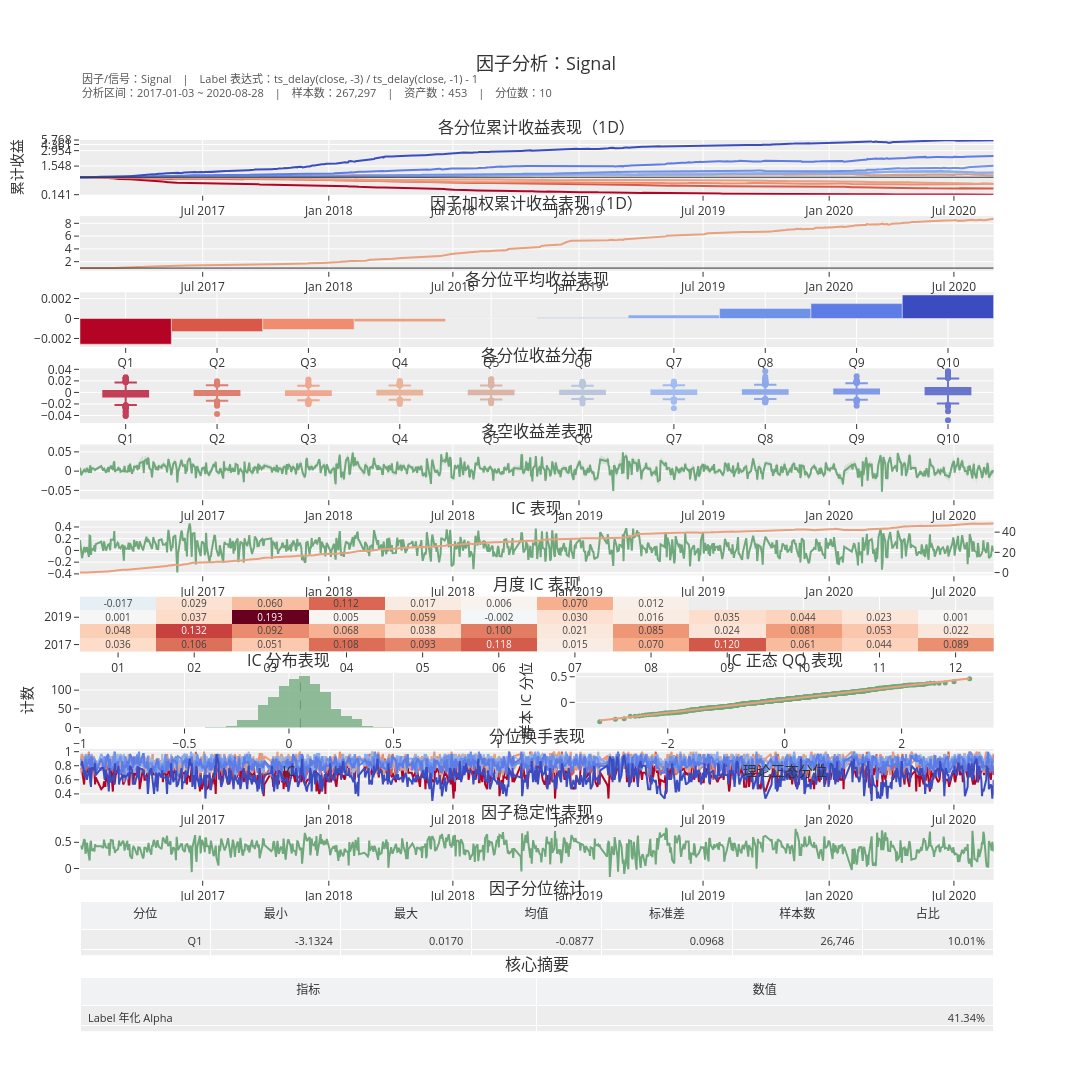

Here is the notebook cell this chart was saved with:
### Code cell
# 检查信号绩效
dataset.show_signal_performance(signal)

### Figure 1 — Plotly figure (JSON) as saved in the notebook; plotly's stock layout.template omitted (floating-point values rounded to 4 significant figures; data arrays with more than 128 entries replaced by an {"elided": "..."} marker saying what was removed)
{"data": [{"customdata": {"elided": "891 float values"}, "hovertemplate": "日期=%{x}<br>分位=1<br>累计收益=%{customdata:.4f}<extra></extra>", "line": {"color": "#b40426", "width": 2}, "mode": "lines", "name": "1", "showlegend": false, "type": "scatter", "x": {"elided": "891 str values"}, "xaxis": "x", "y": {"elided": "891 float values"}, "yaxis": "y"}, {"customdata": {"elided": "891 float values"}, "hovertemplate": "日期=%{x}<br>分位=2<br>累计收益=%{customdata:.4f}<extra></extra>", "line": {"color": "#d95847", "width": 2}, "mode": "lines", "name": "2", "showlegend": false, "type": "scatter", "x": {"elided": "891 str values"}, "xaxis": "x", "y": {"elided": "891 float values"}, "yaxis": "y"}, {"customdata": {"elided": "891 float values"}, "hovertemplate": "日期=%{x}<br>分位=3<br>累计收益=%{customdata:.4f}<extra></extra>", "line": {"color": "#f18d6f", "width": 2}, "mode": "lines", "name": "3", "showlegend": false, "type": "scatter", "x": {"elided": "891 str values"}, "xaxis": "x", "y": {"elided": "891 float values"}, "yaxis": "y"}, {"customdata": {"elided": "891 float values"}, "hovertemplate": "日期=%{x}<br>分位=4<br>累计收益=%{customdata:.4f}<extra></extra>", "line": {"color": "#e8a07e", "width": 2}, "mode": "lines", "name": "4", "showlegend": false, "type": "scatter", "x": {"elided": "891 str values"}, "xaxis": "x", "y": {"elided": "891 float values"}, "yaxis": "y"}, {"customdata": {"elided": "891 float values"}, "hovertemplate": "日期=%{x}<br>分位=5<br>累计收益=%{customdata:.4f}<extra></extra>", "line": {"color": "#d4a08c", "width": 2}, "mode": "lines", "name": "5", "showlegend": false, "type": "scatter", "x": {"elided": "891 str values"}, "xaxis": "x", "y": {"elided": "891 float values"}, "yaxis": "y"}, {"customdata": {"elided": "891 float values"}, "hovertemplate": "日期=%{x}<br>分位=6<br>累计收益=%{customdata:.4f}<extra></extra>", "line": {"color": "#a8b8d4", "width": 2}, "mode": "lines", "name": "6", "showlegend": false, "type": "scatter", "x": {"elided": "891 str values"}, "xaxis": "x", "y": {"elided": "891 float values"}, "yaxis": "y"}, {"customdata": {"elided": "891 float values"}, "hovertemplate": "日期=%{x}<br>分位=7<br>累计收益=%{customdata:.4f}<extra></extra>", "line": {"color": "#8aabf0", "width": 2}, "mode": "lines", "name": "7", "showlegend": false, "type": "scatter", "x": {"elided": "891 str values"}, "xaxis": "x", "y": {"elided": "891 float values"}, "yaxis": "y"}, {"customdata": {"elided": "891 float values"}, "hovertemplate": "日期=%{x}<br>分位=8<br>累计收益=%{customdata:.4f}<extra></extra>", "line": {"color": "#6d92e8", "width": 2}, "mode": "lines", "name": "8", "showlegend": false, "type": "scatter", "x": {"elided": "891 str values"}, "xaxis": "x", "y": {"elided": "891 float values"}, "yaxis": "y"}, {"customdata": {"elided": "891 float values"}, "hovertemplate": "日期=%{x}<br>分位=9<br>累计收益=%{customdata:.4f}<extra></extra>", "line": {"color": "#5d7ce6", "width": 2}, "mode": "lines", "name": "9", "showlegend": false, "type": "scatter", "x": {"elided": "891 str values"}, "xaxis": "x", "y": {"elided": "891 float values"}, "yaxis": "y"}, {"customdata": {"elided": "891 float values"}, "hovertemplate": "日期=%{x}<br>分位=10<br>累计收益=%{customdata:.4f}<extra></extra>", "line": {"color": "#3b4cc0", "width": 2}, "mode": "lines", "name": "10", "showlegend": false, "type": "scatter", "x": {"elided": "891 str values"}, "xaxis": "x", "y": {"elided": "891 float values"}, "yaxis": "y"}, {"hoverinfo": "skip", "line": {"color": "#333333", "width": 1}, "mode": "lines", "name": "基准=1", "showlegend": false, "type": "scatter", "x": ["2017-01-03T00:00:00", "2020-08-28T00:00:00"], "xaxis": "x", "y": [1.111, 1.111], "yaxis": "y"}, {"hovertemplate": "日期=%{x}<br>累计收益=%{y:.4f}<extra></extra>", "line": {"color": "#E8A07E", "width": 2}, "mode": "lines", "name": "因子加权", "showlegend": false, "type": "scatter", "x": {"elided": "891 str values"}, "xaxis": "x2", "y": {"elided": "891 float values"}, "yaxis": "y2"}, {"hoverinfo": "skip", "hovertemplate": "", "line": {"color": "#333333", "width": 1}, "mode": "lines", "name": "基准=1", "showlegend": false, "type": "scatter", "x": ["2017-01-03T00:00:00.000000000", "2020-08-28T00:00:00.000000000"], "xaxis": "x2", "y": [1.0, 1.0], "yaxis": "y2"}, {"hovertemplate": "分位=%{x}<br>均值=%{y:.4f}<extra></extra>", "marker": {"color": ["#b40426", "#d95847", "#f18d6f", "#e8a07e", "#d4a08c", "#a8b8d4", "#8aabf0", "#6d92e8", "#5d7ce6", "#3b4cc0"]}, "name": "平均 Label 收益", "showlegend": false, "type": "bar", "x": ["Q1", "Q2", "Q3", "Q4", "Q5", "Q6", "Q7", "Q8", "Q9", "Q10"], "xaxis": "x3", "y": [-0.002578, -0.001314, -0.001103, -0.0003186, -5.565e-06, 0.0001112, 0.0003468, 0.001004, 0.001493, 0.002361], "yaxis": "y3"}, {"boxmean": false, "fillcolor": "#b40426", "hovertemplate": "分位=%{fullData.name}<br>Label=%{y:.4f}<extra></extra>", "line": {"color": "#b40426"}, "marker": {"color": "#b40426"}, "name": "Q1", "opacity": 0.75, "showlegend": false, "type": "box", "xaxis": "x4", "y": {"elided": "891 float values"}, "yaxis": "y4"}, {"boxmean": false, "fillcolor": "#d95847", "hovertemplate": "分位=%{fullData.name}<br>Label=%{y:.4f}<extra></extra>", "line": {"color": "#d95847"}, "marker": {"color": "#d95847"}, "name": "Q2", "opacity": 0.75, "showlegend": false, "type": "box", "xaxis": "x4", "y": {"elided": "891 float values"}, "yaxis": "y4"}, {"boxmean": false, "fillcolor": "#f18d6f", "hovertemplate": "分位=%{fullData.name}<br>Label=%{y:.4f}<extra></extra>", "line": {"color": "#f18d6f"}, "marker": {"color": "#f18d6f"}, "name": "Q3", "opacity": 0.75, "showlegend": false, "type": "box", "xaxis": "x4", "y": {"elided": "891 float values"}, "yaxis": "y4"}, {"boxmean": false, "fillcolor": "#e8a07e", "hovertemplate": "分位=%{fullData.name}<br>Label=%{y:.4f}<extra></extra>", "line": {"color": "#e8a07e"}, "marker": {"color": "#e8a07e"}, "name": "Q4", "opacity": 0.75, "showlegend": false, "type": "box", "xaxis": "x4", "y": {"elided": "891 float values"}, "yaxis": "y4"}, {"boxmean": false, "fillcolor": "#d4a08c", "hovertemplate": "分位=%{fullData.name}<br>Label=%{y:.4f}<extra></extra>", "line": {"color": "#d4a08c"}, "marker": {"color": "#d4a08c"}, "name": "Q5", "opacity": 0.75, "showlegend": false, "type": "box", "xaxis": "x4", "y": {"elided": "891 float values"}, "yaxis": "y4"}, {"boxmean": false, "fillcolor": "#a8b8d4", "hovertemplate": "分位=%{fullData.name}<br>Label=%{y:.4f}<extra></extra>", "line": {"color": "#a8b8d4"}, "marker": {"color": "#a8b8d4"}, "name": "Q6", "opacity": 0.75, "showlegend": false, "type": "box", "xaxis": "x4", "y": {"elided": "891 float values"}, "yaxis": "y4"}, {"boxmean": false, "fillcolor": "#8aabf0", "hovertemplate": "分位=%{fullData.name}<br>Label=%{y:.4f}<extra></extra>", "line": {"color": "#8aabf0"}, "marker": {"color": "#8aabf0"}, "name": "Q7", "opacity": 0.75, "showlegend": false, "type": "box", "xaxis": "x4", "y": {"elided": "891 float values"}, "yaxis": "y4"}, {"boxmean": false, "fillcolor": "#6d92e8", "hovertemplate": "分位=%{fullData.name}<br>Label=%{y:.4f}<extra></extra>", "line": {"color": "#6d92e8"}, "marker": {"color": "#6d92e8"}, "name": "Q8", "opacity": 0.75, "showlegend": false, "type": "box", "xaxis": "x4", "y": {"elided": "891 float values"}, "yaxis": "y4"}, {"boxmean": false, "fillcolor": "#5d7ce6", "hovertemplate": "分位=%{fullData.name}<br>Label=%{y:.4f}<extra></extra>", "line": {"color": "#5d7ce6"}, "marker": {"color": "#5d7ce6"}, "name": "Q9", "opacity": 0.75, "showlegend": false, "type": "box", "xaxis": "x4", "y": {"elided": "891 float values"}, "yaxis": "y4"}, {"boxmean": false, "fillcolor": "#3b4cc0", "hovertemplate": "分位=%{fullData.name}<br>Label=%{y:.4f}<extra></extra>", "line": {"color": "#3b4cc0"}, "marker": {"color": "#3b4cc0"}, "name": "Q10", "opacity": 0.75, "showlegend": false, "type": "box", "xaxis": "x4", "y": {"elided": "891 float values"}, "yaxis": "y4"}, {"hovertemplate": "日期=%{x}<br>Spread=%{y:.4f}<extra></extra>", "line": {"color": "#6FA87A", "width": 2}, "mode": "lines", "name": "Top−Bottom", "showlegend": false, "type": "scatter", "x": {"elided": "891 str values"}, "xaxis": "x5", "y": {"elided": "891 float values"}, "yaxis": "y5"}, {"fill": "toself", "fillcolor": "rgba(111, 168, 122, 0.18)", "hoverinfo": "skip", "line": {"color": "rgba(0,0,0,0)"}, "name": "Spread 误差带", "showlegend": false, "type": "scatter", "x": {"elided": "1782 str values"}, "xaxis": "x5", "y": {"elided": "1782 float values"}, "yaxis": "y5"}, {"hovertemplate": "日期=%{x}<br>IC=%{y:.4f}<extra></extra>", "line": {"color": "#6FA87A", "width": 2}, "mode": "lines", "name": "日度 IC", "showlegend": false, "type": "scatter", "x": {"elided": "891 str values"}, "xaxis": "x6", "y": {"elided": "891 float values"}, "yaxis": "y6"}, {"hovertemplate": "日期=%{x}<br>累计 IC=%{y:.4f}<extra></extra>", "line": {"color": "#E8A07E", "width": 2}, "mode": "lines", "name": "累计 IC", "showlegend": false, "type": "scatter", "x": {"elided": "891 str values"}, "xaxis": "x6", "y": {"elided": "891 float values"}, "yaxis": "y7"}, {"colorscale": [[0, "rgb(5,48,97)"], [0.1, "rgb(33,102,172)"], [0.2, "rgb(67,147,195)"], [0.3, "rgb(146,197,222)"], [0.4, "rgb(209,229,240)"], [0.5, "rgb(247,247,247)"], [0.6, "rgb(253,219,199)"], [0.7, "rgb(244,165,130)"], [0.8, "rgb(214,96,77)"], [0.9, "rgb(178,24,43)"], [1, "rgb(103,0,31)"]], "hovertemplate": "年=%{y}<br>月=%{x}<br>IC=%{z:.4f}<extra></extra>", "showscale": false, "text": [["0.036", "0.106", "0.051", "0.108", "0.093", "0.118", "0.015", "0.070", "0.120", "0.061", "0.044", "0.089"], ["0.048", "0.132", "0.092", "0.068", "0.038", "0.100", "0.021", "0.085", "0.024", "0.081", "0.053", "0.022"], ["0.001", "0.037", "0.193", "0.005", "0.059", "-0.002", "0.030", "0.016", "0.035", "0.044", "0.023", "0.001"], ["-0.017", "0.029", "0.060", "0.112", "0.017", "0.006", "0.070", "0.012", "", "", "", ""]], "texttemplate": "%{text}", "type": "heatmap", "x": ["01", "02", "03", "04", "05", "06", "07", "08", "09", "10", "11", "12"], "xaxis": "x7", "y": ["2017", "2018", "2019", "2020"], "yaxis": "y8", "z": [[0.03605, 0.1065, 0.05115, 0.1078, 0.09325, 0.1177, 0.01546, 0.07043, 0.1197, 0.06149, 0.04355, 0.0893], [0.048, 0.132, 0.09154, 0.0677, 0.038, 0.09978, 0.02065, 0.08512, 0.02437, 0.08146, 0.05324, 0.02183], [0.001166, 0.03692, 0.1928, 0.004623, 0.05897, -0.002182, 0.02996, 0.01573, 0.03536, 0.04394, 0.02325, 0.001336], [-0.01742, 0.02881, 0.05968, 0.1116, 0.01714, 0.006188, 0.06995, 0.01158, null, null, null, null]], "zmid": 0}, {"hovertemplate": "IC=%{x:.4f}<br>计数=%{y}<extra></extra>", "marker": {"color": "#6FA87A"}, "name": "IC 分布", "nbinsx": 40, "opacity": 0.75, "showlegend": false, "type": "histogram", "x": {"elided": "891 float values"}, "xaxis": "x8", "yaxis": "y9"}, {"hovertemplate": "理论=%{x:.4f}<br>样本=%{y:.4f}<extra></extra>", "marker": {"color": "#6FA87A", "size": 5}, "mode": "markers", "name": "样本分位", "showlegend": false, "type": "scatter", "x": {"elided": "891 float values"}, "xaxis": "x9", "y": {"elided": "891 float values"}, "yaxis": "y10"}, {"hoverinfo": "skip", "line": {"color": "#E8A07E", "width": 2}, "mode": "lines", "name": "正态参考线", "showlegend": false, "type": "scatter", "x": [-3.164, 3.164], "xaxis": "x9", "y": [-0.3553, 0.4646], "yaxis": "y10"}, {"hovertemplate": "日期=%{x}<br>分位=1<br>换手率=%{y:.4f}<extra></extra>", "line": {"color": "#b40426", "width": 2}, "mode": "lines", "name": "Q1", "showlegend": false, "type": "scatter", "x": {"elided": "891 str values"}, "xaxis": "x10", "y": {"elided": "891 float values"}, "yaxis": "y11"}, {"hovertemplate": "日期=%{x}<br>分位=2<br>换手率=%{y:.4f}<extra></extra>", "line": {"color": "#d95847", "width": 2}, "mode": "lines", "name": "Q2", "showlegend": false, "type": "scatter", "x": {"elided": "891 str values"}, "xaxis": "x10", "y": {"elided": "891 float values"}, "yaxis": "y11"}, {"hovertemplate": "日期=%{x}<br>分位=3<br>换手率=%{y:.4f}<extra></extra>", "line": {"color": "#f18d6f", "width": 2}, "mode": "lines", "name": "Q3", "showlegend": false, "type": "scatter", "x": {"elided": "891 str values"}, "xaxis": "x10", "y": {"elided": "891 float values"}, "yaxis": "y11"}, {"hovertemplate": "日期=%{x}<br>分位=4<br>换手率=%{y:.4f}<extra></extra>", "line": {"color": "#e8a07e", "width": 2}, "mode": "lines", "name": "Q4", "showlegend": false, "type": "scatter", "x": {"elided": "891 str values"}, "xaxis": "x10", "y": {"elided": "891 float values"}, "yaxis": "y11"}, {"hovertemplate": "日期=%{x}<br>分位=5<br>换手率=%{y:.4f}<extra></extra>", "line": {"color": "#d4a08c", "width": 2}, "mode": "lines", "name": "Q5", "showlegend": false, "type": "scatter", "x": {"elided": "891 str values"}, "xaxis": "x10", "y": {"elided": "891 float values"}, "yaxis": "y11"}, {"hovertemplate": "日期=%{x}<br>分位=6<br>换手率=%{y:.4f}<extra></extra>", "line": {"color": "#a8b8d4", "width": 2}, "mode": "lines", "name": "Q6", "showlegend": false, "type": "scatter", "x": {"elided": "891 str values"}, "xaxis": "x10", "y": {"elided": "891 float values"}, "yaxis": "y11"}, {"hovertemplate": "日期=%{x}<br>分位=7<br>换手率=%{y:.4f}<extra></extra>", "line": {"color": "#8aabf0", "width": 2}, "mode": "lines", "name": "Q7", "showlegend": false, "type": "scatter", "x": {"elided": "891 str values"}, "xaxis": "x10", "y": {"elided": "891 float values"}, "yaxis": "y11"}, {"hovertemplate": "日期=%{x}<br>分位=8<br>换手率=%{y:.4f}<extra></extra>", "line": {"color": "#6d92e8", "width": 2}, "mode": "lines", "name": "Q8", "showlegend": false, "type": "scatter", "x": {"elided": "891 str values"}, "xaxis": "x10", "y": {"elided": "891 float values"}, "yaxis": "y11"}, {"hovertemplate": "日期=%{x}<br>分位=9<br>换手率=%{y:.4f}<extra></extra>", "line": {"color": "#5d7ce6", "width": 2}, "mode": "lines", "name": "Q9", "showlegend": false, "type": "scatter", "x": {"elided": "891 str values"}, "xaxis": "x10", "y": {"elided": "891 float values"}, "yaxis": "y11"}, {"hovertemplate": "日期=%{x}<br>分位=10<br>换手率=%{y:.4f}<extra></extra>", "line": {"color": "#3b4cc0", "width": 2}, "mode": "lines", "name": "Q10", "showlegend": false, "type": "scatter", "x": {"elided": "891 str values"}, "xaxis": "x10", "y": {"elided": "891 float values"}, "yaxis": "y11"}, {"hovertemplate": "日期=%{x}<br>自相关=%{y:.4f}<extra></extra>", "line": {"color": "#6FA87A", "width": 2}, "mode": "lines", "name": "秩自相关", "showlegend": false, "type": "scatter", "x": {"elided": "891 str values"}, "xaxis": "x11", "y": {"elided": "891 float values"}, "yaxis": "y12"}, {"cells": {"align": "right", "font": {"color": "#333333", "size": 11}, "values": [["Q1", "Q2", "Q3", "Q4", "Q5", "Q6", "Q7", "Q8", "Q9", "Q10"], ["-3.1324", "-0.7432", "-0.6008", "-0.5853", "-0.5580", "-0.3776", "-0.0969", "-0.0590", "-0.0366", "-0.0100"], ["0.0170", "0.0508", "0.0721", "0.0861", "0.1084", "0.1252", "0.1428", "0.1760", "0.2097", "2.7292"], ["-0.0877", "-0.0452", "-0.0292", "-0.0176", "-0.0075", "0.0024", "0.0129", "0.0255", "0.0432", "0.0886"], ["0.0968", "0.0285", "0.0260", "0.0259", "0.0244", "0.0217", "0.0219", "0.0243", "0.0276", "0.0640"], ["26,746", "26,743", "26,729", "26,735", "26,769", "26,696", "26,726", "26,706", "26,718", "26,729"], ["10.01%", "10.00%", "10.00%", "10.00%", "10.01%", "9.99%", "10.00%", "9.99%", "10.00%", "10.00%"]]}, "domain": {"x": [0, 0.94], "y": [0.08533, 0.1467]}, "header": {"align": "center", "fill": {"color": "#F0F2F4"}, "font": {"color": "#333333", "size": 12}, "values": ["分位", "最小", "最大", "均值", "标准差", "样本数", "占比"]}, "type": "table"}, {"cells": {"align": ["left", "right"], "font": {"color": "#333333", "size": 11}, "values": [["Label 年化 Alpha", "Label Beta", "IC 均值", "IC 标准差", "IC IR", "IC 偏度", "IC 超额峰度", "Jarque-Bera 统计量", "Jarque-Bera p 值", "Top−Bottom Spread 均值"], ["41.34%", "0.0245", "0.0546", "0.1293", "0.4224", "-0.0457", "-0.0439", "0.3820", "0.8261", "0.49%"]]}, "domain": {"x": [0, 0.94], "y": [0, 0.06133]}, "header": {"align": "center", "fill": {"color": "#F0F2F4"}, "font": {"color": "#333333", "size": 12}, "values": ["指标", "数值"]}, "type": "table"}], "layout": {"annotations": [{"font": {"size": 16}, "showarrow": false, "text": "各分位累计收益表现（1D）", "x": 0.47, "xanchor": "center", "xref": "paper", "y": 1, "yanchor": "bottom", "yref": "paper"}, {"font": {"size": 16}, "showarrow": false, "text": "因子加权累计收益表现（1D）", "x": 0.47, "xanchor": "center", "xref": "paper", "y": 0.9147, "yanchor": "bottom", "yref": "paper"}, {"font": {"size": 16}, "showarrow": false, "text": "各分位平均收益表现", "x": 0.47, "xanchor": "center", "xref": "paper", "y": 0.8293, "yanchor": "bottom", "yref": "paper"}, {"font": {"size": 16}, "showarrow": false, "text": "各分位收益分布", "x": 0.47, "xanchor": "center", "xref": "paper", "y": 0.744, "yanchor": "bottom", "yref": "paper"}, {"font": {"size": 16}, "showarrow": false, "text": "多空收益差表现", "x": 0.47, "xanchor": "center", "xref": "paper", "y": 0.6587, "yanchor": "bottom", "yref": "paper"}, {"font": {"size": 16}, "showarrow": false, "text": "IC 表现", "x": 0.47, "xanchor": "center", "xref": "paper", "y": 0.5733, "yanchor": "bottom", "yref": "paper"}, {"font": {"size": 16}, "showarrow": false, "text": "月度 IC 表现", "x": 0.47, "xanchor": "center", "xref": "paper", "y": 0.488, "yanchor": "bottom", "yref": "paper"}, {"font": {"size": 16}, "showarrow": false, "text": "IC 分布表现", "x": 0.215, "xanchor": "center", "xref": "paper", "y": 0.4027, "yanchor": "bottom", "yref": "paper"}, {"font": {"size": 16}, "showarrow": false, "text": "IC 正态 QQ 表现", "x": 0.725, "xanchor": "center", "xref": "paper", "y": 0.4027, "yanchor": "bottom", "yref": "paper"}, {"font": {"size": 16}, "showarrow": false, "text": "分位换手表现", "x": 0.47, "xanchor": "center", "xref": "paper", "y": 0.3173, "yanchor": "bottom", "yref": "paper"}, {"font": {"size": 16}, "showarrow": false, "text": "因子稳定性表现", "x": 0.47, "xanchor": "center", "xref": "paper", "y": 0.232, "yanchor": "bottom", "yref": "paper"}, {"font": {"size": 16}, "showarrow": false, "text": "因子分位统计", "x": 0.47, "xanchor": "center", "xref": "paper", "y": 0.1467, "yanchor": "bottom", "yref": "paper"}, {"font": {"size": 16}, "showarrow": false, "text": "核心摘要", "x": 0.47, "xanchor": "center", "xref": "paper", "y": 0.06133, "yanchor": "bottom", "yref": "paper"}, {"align": "left", "font": {"color": "#555555", "size": 11}, "showarrow": false, "text": "因子/信号：Signal　|　Label 表达式：ts_delay(close, -3) / ts_delay(close, -1) - 1<br>分析区间：2017-01-03 ~ 2020-08-28　|　样本数：267,297　|　资产数：453　|　分位数：10", "x": 0, "xref": "paper", "y": 1.08, "yref": "paper"}], "font": {"color": "#333333"}, "height": 5200, "hovermode": "x unified", "margin": {"b": 60, "r": 40, "t": 140}, "shapes": [{"line": {"color": "#333333", "dash": "dash", "width": 1}, "type": "line", "x0": 0.05462, "x1": 0.05462, "xref": "x8", "y0": 0, "y1": 1, "yref": "y9 domain"}], "showlegend": false, "title": {"font": {"color": "#333333", "size": 18}, "text": "因子分析：Signal", "x": 0.5, "xanchor": "center"}, "width": 1280, "xaxis": {"anchor": "y", "domain": [0, 0.94], "showgrid": true}, "xaxis10": {"anchor": "y11", "domain": [0, 0.94], "showgrid": true}, "xaxis11": {"anchor": "y12", "domain": [0, 0.94], "showgrid": true}, "xaxis2": {"anchor": "y2", "domain": [0, 0.94], "showgrid": true}, "xaxis3": {"anchor": "y3", "domain": [0, 0.94], "showgrid": true}, "xaxis4": {"anchor": "y4", "domain": [0, 0.94], "showgrid": true}, "xaxis5": {"anchor": "y5", "domain": [0, 0.94], "showgrid": true}, "xaxis6": {"anchor": "y6", "domain": [0, 0.94], "showgrid": true}, "xaxis7": {"anchor": "y8", "domain": [0, 0.94]}, "xaxis8": {"anchor": "y9", "domain": [0, 0.43], "range": [-1, 1], "showgrid": true, "title": {"text": "IC"}}, "xaxis9": {"anchor": "y10", "domain": [0.51, 0.94], "showgrid": true, "title": {"text": "理论正态分位"}}, "yaxis": {"anchor": "x", "domain": [0.9387, 1], "range": [0.1568, 3.142], "showgrid": true, "tickmode": "array", "ticktext": ["0.141", "1.548", "2.954", "4.361", "5.768"], "tickvals": [0.1568, 1.72, 2.561, 2.899, 3.142], "title": {"text": "累计收益"}, "type": "linear"}, "yaxis10": {"anchor": "x9", "domain": [0.3413, 0.4027], "showgrid": true, "title": {"text": "样本 IC 分位"}}, "yaxis11": {"anchor": "x10", "domain": [0.256, 0.3173], "showgrid": true}, "yaxis12": {"anchor": "x11", "domain": [0.1707, 0.232], "showgrid": true}, "yaxis2": {"anchor": "x2", "domain": [0.8533, 0.9147], "showgrid": true}, "yaxis3": {"anchor": "x3", "domain": [0.768, 0.8293], "showgrid": true}, "yaxis4": {"anchor": "x4", "domain": [0.6827, 0.744], "showgrid": true}, "yaxis5": {"anchor": "x5", "domain": [0.5973, 0.6587], "showgrid": true}, "yaxis6": {"anchor": "x6", "domain": [0.512, 0.5733], "showgrid": true}, "yaxis7": {"anchor": "x6", "overlaying": "y6", "showgrid": true, "side": "right"}, "yaxis8": {"anchor": "x7", "domain": [0.4267, 0.488]}, "yaxis9": {"anchor": "x8", "domain": [0.3413, 0.4027], "showgrid": true, "title": {"text": "计数"}}}}
